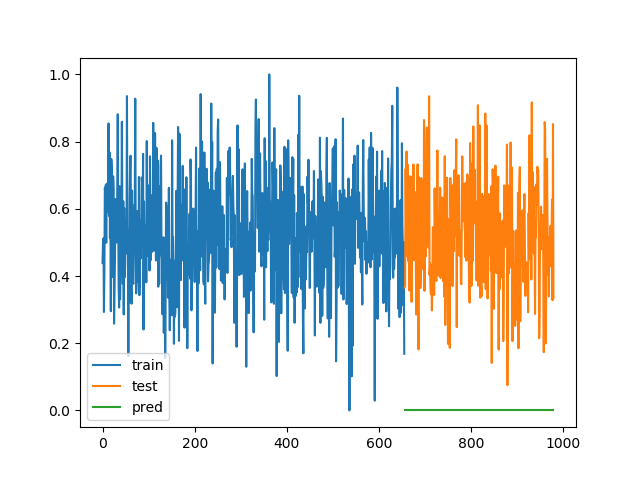

The Python source for this figure:
import numpy as np
import matplotlib.pylab as plt
import pandas as pd
import statsmodels.tsa.arima_process as arima_process
from sklearn.preprocessing import StandardScaler
from sklearn.preprocessing import MinMaxScaler
import keras
from sklearn.model_selection import train_test_split

'''
scratch functions
'''
def generate_test_arima(number_of_epochs=250,
                        arparms=[0.75, -0.25],
                        maparms=[0.65, 0.35]):
    arp = np.array(arparms)
    map = np.array(maparms)
    ar = np.r_[1, -arp]  # add zero-lag and negate
    ma = np.r_[1, map]  # add zero-lag
    return arima_process.arma_generate_sample(ar, ma, number_of_epochs)

def generate_features_from_timeseries(y,nlags = 20):
    '''
    convert a 1D timeseries into a feature matrix of lags
    :param y:
    :param nlags:
    :return:
    '''
    yn = np.array(y)
    N = len(yn)
    X = np.zeros((N, nlags))
    for i in range(nlags):
        X[:, i] = np.roll(yn, i + 1)
    X = X[nlags:, :]
    yn = yn[nlags:]
    return X, yn

def fit_lstm(X, y, batch_size, nb_epoch, neurons):
    X = X.reshape(X.shape[0], 1, X.shape[1])
    model = keras.Sequential()
    model.add(keras.layers.LSTM(neurons, batch_input_shape=(batch_size, X.shape[1], X.shape[2]), stateful=True))
    model.add(keras.layers.Dense(1))
    model.compile(loss='mean_squared_error', optimizer='adam')
    for i in range(nb_epoch):
        model.fit(X, y, epochs=1, batch_size=batch_size, verbose=0, shuffle=False)
        model.reset_states()
    return model

if __name__ == '__main__':
    np.random.seed(12345)
    nlags = 20
    y = generate_test_arima(number_of_epochs=1000)
    X, yn = generate_features_from_timeseries(y,nlags=nlags)

    #transform features
    Xscaler = MinMaxScaler()
    Xscaler.fit(X)
    Xt = Xscaler.transform(X)
    yscaler = MinMaxScaler()
    yscaler.fit(yn.reshape(-1,1))
    yt = yscaler.transform(yn.reshape(-1,1))[:,0]



    #model.add(keras.layers.Dense(nlags))
    #model.add(keras.layers.RNN(64, return_sequences = True))
    #model.add(keras.layers.Dropout(0.5))
    #model.add(keras.layers.RNN(return_sequences=True))
    #model.add(keras.layers.Dropout(0.5))
    #model.add(keras.layers.RNN(return_sequences=True))
    #model.add(keras.layers.RNN(return_sequences=False))
    #model.add(keras.layers.Dense(1,activation='relu'))
    #model.compile(loss='mean_squared_error', optimizer='adam')
    #model.summary()


    #split train test data

    Xtrain, Xtest, ytrain, ytest = train_test_split(Xt,
                                                    yt,
                                                    test_size=0.33,
                                                    random_state=42 )

    #reshape into format required for LSTM
    #https://machinelearningmastery.com/reshape-input-data-long-short-term-memory-networks-keras/
    Xtrain_lstm = Xtrain[:,:,np.newaxis]
    Xtest_lstm = Xtest[:, :, np.newaxis]

    #design rnn using keras
    neurons = 4
    model = keras.Sequential()


    #model.predict(Xtrain)
    model.add(keras.layers.LSTM(64,input_shape=(20,1), activation='relu'))
    model.add(keras.layers.Dense(1,activation='relu'))
    model.compile(loss='mean_squared_error', optimizer='adam')
    model.fit(Xtrain_lstm,ytrain,nb_epoch=10)
    ypred = model.predict(Xtest_lstm)[:,0]


    #evaluate predictions on plot
    fig = plt.figure()
    t = np.arange(len(ytrain)+len(ytest))
    Ntrain = len(ytrain)
    ax1 = fig.add_subplot(111)
    ax1.plot(t[:Ntrain],ytrain,label='train')
    ax1.plot(t[Ntrain:],ytest,label='test')
    ax1.plot(t[Ntrain:],ypred,label='pred')
    plt.legend()
    plt.savefig('scratch_rnn.png')



    #



    '''
    batch_size = 1
    neurons = 4
    nb_epoch = 3000
    Xtrain1 = Xtrain.reshape(Xtrain.shape[0], 1, Xtrain.shape[1])
    ytrain1 = np.array(ytrain)
    model = keras.Sequential()
    model.add(keras.layers.LSTM(neurons, batch_input_shape=(batch_size, Xtrain1.shape[1], Xtrain1.shape[2]), stateful=True))
    model.add(keras.layers.Dense(1))
    model.compile(loss='mean_squared_error', optimizer='adam')
    for i in range(nb_epoch):
        model.fit(Xtrain1, ytrain1, epochs=1, batch_size=batch_size, verbose=0, shuffle=False)
        model.reset_states()
    #model = fit_lstm(Xtrain,ytrain, 1, 3000, 4)
    #model.fit(Xtrain, ytrain)
    ypred = model.predict(Xtest)
    '''









